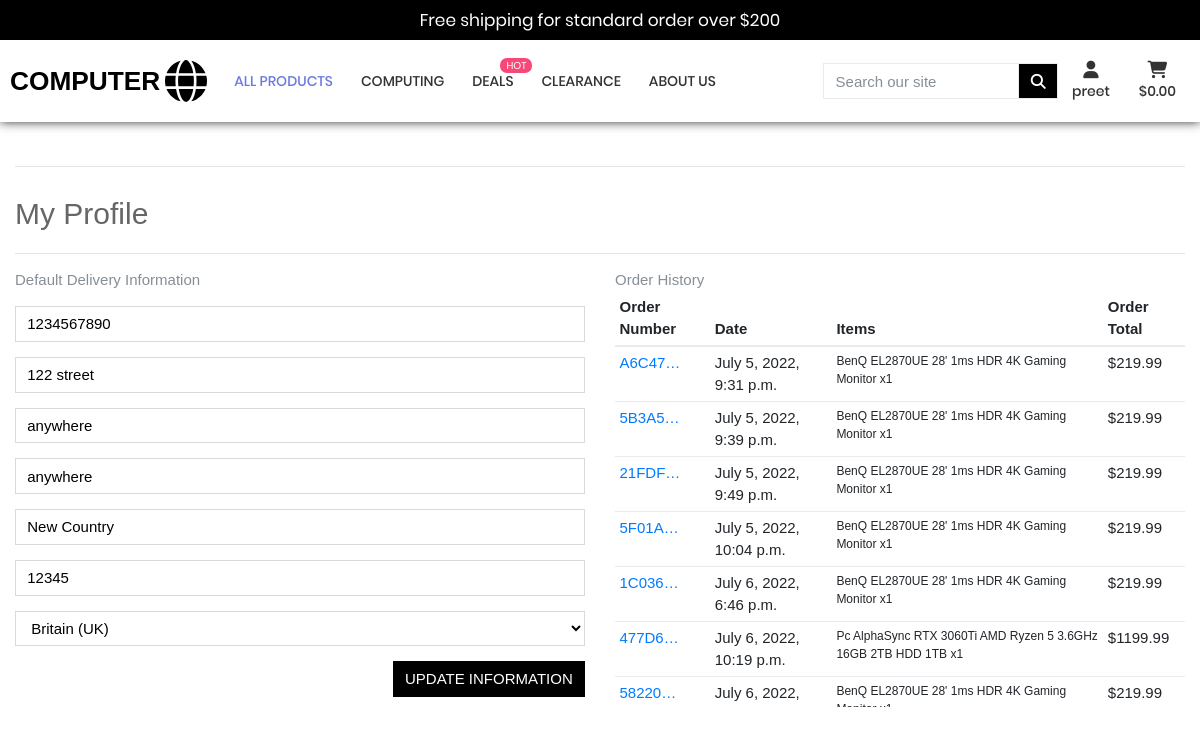
/profile/ (signed in), run on the app's committed database.
### profiles/models.py (models this page shows, shortened)
class UserProfile(models.Model):
    user = models.OneToOneField(User, on_delete=models.CASCADE)
    default_phone_number = models.CharField(max_length=20, null=True, blank=True)
    default_street_address1 = models.CharField(max_length=80, null=True, blank=True)
    default_street_address2 = models.CharField(max_length=80, null=True, blank=True)
    default_town_or_city = models.CharField(max_length=40, null=True, blank=True)
    default_county = models.CharField(max_length=80, null=True, blank=True)
    default_postcode = models.CharField(max_length=20, null=True, blank=True)
    default_country = CountryField(blank_label='Country', null=True, blank=True)

### checkout/models.py (models this page shows, shortened)
class Order(models.Model):
    order_number = models.CharField(max_length=32, null=False, editable=False)
    user_profile = models.ForeignKey(UserProfile, on_delete=models.SET_NULL,
                                     null=True, blank=True, related_name='orders')
    full_name = models.CharField(max_length=50, null=False, blank=False)
    email = models.EmailField(max_length=254, null=False, blank=False)
    phone_number = models.CharField(max_length=20, null=False, blank=False)
    country = CountryField(blank_label='Country *', null=False, blank=False)
    postcode = models.CharField(max_length=20, null=True, blank=True)
    town_or_city = models.CharField(max_length=40, null=False, blank=False)
    street_address1 = models.CharField(max_length=80, null=False, blank=False)
    street_address2 = models.CharField(max_length=80, null=True, blank=True)
    county = models.CharField(max_length=80, null=True, blank=True)
    date = models.DateTimeField(auto_now_add=True)
    delivery_cost = models.DecimalField(max_digits=6, decimal_places=2, null=False, default=0)
    order_total = models.DecimalField(max_digits=10, decimal_places=2, null=False, default=0)
    grand_total = models.DecimalField(max_digits=10, decimal_places=2, null=False, default=0)
    original_bag = models.TextField(null=False, blank=False, default='')
    stripe_pid = models.CharField(max_length=254, null=False, blank=False, default='')

class OrderLineItem(models.Model):
    order = models.ForeignKey(Order, null=False, blank=False, on_delete=models.CASCADE, related_name='lineitems')
    product = models.ForeignKey(Product, null=False, blank=False, on_delete=models.CASCADE)
    product_size = models.CharField(max_length=2, null=True, blank=True)  # 24, 27, 28, 32, 49
    quantity = models.IntegerField(null=False, blank=False, default=0)
    lineitem_total = models.DecimalField(max_digits=6, decimal_places=2, null=False, blank=False, editable=False)

### products/models.py (models this page shows, shortened)
class Product(models.Model):
    category = models.ForeignKey('Category', null=True, blank=True,
                                 on_delete=models.SET_NULL)
    sku = models.CharField(max_length=254, null=True, blank=True)
    name = models.CharField(max_length=254)
    description = models.TextField()
    has_sizes = models.BooleanField(default=False, null=True, blank=True)
    price = models.DecimalField(max_digits=6, decimal_places=2)
    rating = models.DecimalField(max_digits=6, decimal_places=2, null=True,
                                 blank=True)
    image_url = models.URLField(max_length=1024, null=True, blank=True)
    image = models.ImageField(null=True, blank=True)
    image1 = models.ImageField(null=True, blank=True)
    image2 = models.ImageField(null=True, blank=True)
    weight = models.FloatField()
    dimension = models.CharField(max_length=254)

### profiles/views.py (the view)
# urls.py: path('profile/', include('profiles.urls')),
@login_required
def profile(request):
    profile = get_object_or_404(UserProfile, user=request.user)
    if request.method == 'POST':
        form = UserProfileForm(request.POST, instance=profile)
        if form.is_valid():
            form.save()
            messages.success(request, 'Profile updated successfully')
        else:
            messages.error(request, 'Update failed. Please ensure the form is valid.')
    else:
        form = UserProfileForm(instance=profile)
    orders = profile.orders.all()
    template = 'profiles/profile.html'
    context = {
        'form': form,
        'orders': orders,
        'on_profile_page': True
    }
    return render(request, template, context)

### profiles/templates/profiles/profile.html (shortened to what this page needs)
{% extends "base.html" %}
{% load static %}
{% block extra_css %}
<link rel="stylesheet" href="{% static 'profiles/css/profile.css' %}">
{% endblock %}
{% block content %}
<div class="container p-t-150">
    <div class="row">
        <div class="col">
            <hr>
            <h2 class="logo-font mb-4">My Profile</h2>
            <hr>
        </div>
    </div>
    <div class="row">
        <div class="col-12 col-lg-6">
            <p class="text-muted">Default Delivery Information</p>
            <form class="mt-3" action="{% url 'profile' %}" method="POST" id="profile-update-form">
                {{ form|crispy }}
                <button class="btn btn-black rounded-0 text-uppercase float-right">Update Information</button>
            </form>
        </div>
        <div class="col-12 col-lg-6">
            <p class="text-muted">Order History</p>
            <div class="order-history table-responsive">
                <table class="table table-sm table-borderless">
                    <thead>
                        <tr>
                            <th>Order Number</th>
                            <th>Date</th>
                            <th>Items</th>
                            <th>Order Total</th>
                        </tr>
                    </thead>
                    <tbody>
                        {% for order in orders %}
                        <tr>
                            <td>
                                <a href="{% url 'order_history' order.order_number %}" title="{{ order.order_number }}">
                                    {{ order.order_number|truncatechars:6 }}
                                </a>
                            </td>
                            <td>{{ order.date }}</td>
                            <td>
                                <ul class="list-unstyled">
                                    {% for item in order.lineitems.all %}
                                    <li class="small">
                                        {{ item.product.name }} x{{ item.quantity }}
                                    </li>
                                    {% endfor %}
                                </ul>
                            </td>
                            <td>${{ order.grand_total }}</td>
                        </tr>
                        {% endfor %}
                    </tbody>
                </table>
            </div>
        </div>
    </div>
    {% endblock %}

### templates/base.html (shortened to what this page needs)
{% load static %}
<!doctype html>
<html lang="en">
<head>
    {% block corecss %}
    <link rel="stylesheet" href="https://stackpath.bootstrapcdn.com/bootstrap/4.4.1/css/bootstrap.min.css"
>
    <link rel="stylesheet" type="text/css" href="{% static 'vendor/bootstrap/css/bootstrap.min.css'%}">
    <link rel="stylesheet" type="text/css" href="{% static 'fonts/font-awesome-4.7.0/css/font-awesome.min.css'%}">
    <link rel="stylesheet" type="text/css" href="{% static 'fonts/iconic/css/material-design-iconic-font.min.css'%}">
    <link rel="stylesheet" type="text/css" href="{% static 'fonts/linearicons-v1.0.0/icon-font.min.css'%}">
    <link rel="stylesheet" type="text/css" href="{% static 'vendor/animate/animate.css'%}">
    <link rel="stylesheet" type="text/css" href="{% static 'vendor/css-hamburgers/hamburgers.min.css'%}">
    <link rel="stylesheet" type="text/css" href="{% static 'vendor/animsition/css/animsition.min.css'%}">
    <link rel="stylesheet" type="text/css" href="{% static 'vendor/select2/select2.min.css'%}">
    <link rel="stylesheet" type="text/css" href="{% static 'vendor/daterangepicker/daterangepicker.css'%}">
    <link rel="stylesheet" type="text/css" href="{% static 'vendor/slick/slick.css'%}">
    <link rel="stylesheet" type="text/css" href="{% static 'vendor/MagnificPopup/magnific-popup.css'%}">
    <link rel="stylesheet" type="text/css" href="{% static 'vendor/perfect-scrollbar/perfect-scrollbar.css'%}">
    <link rel="stylesheet" type="text/css" href="{% static 'css/util.css'%}">
    <link rel="stylesheet" type="text/css" href="{% static 'css/main.css'%}">
    {% endblock %}
    {% block extra_css %}
    {% endblock %}
</head>
<body class="animsition">
    <header>
        <div class="container-menu-desktop">
            <div class="top-bar">
                <div class="content-topbar flex-sb-m h-full container">
                    <div class="left-top-bar">
                        Free shipping for standard order over ${{free_delivery_threshold}}
                    </div>
                </div>
            </div>
            <div class="wrap-menu-desktop">
                <nav class="limiter-menu-desktop containers">
                    <a href="{% url 'home' %}" class="logo">
                        <h3 class="logo-text">COMPUTER</h3>
                        <img src="{% static 'images/icons/website-logo.svg'%}" alt="IMG-LOGO">
                    </a>
                    <div class="menu-desktop">
                        <ul class="main-menu">
                            <li class="active-menu">
                                <a href="{% url 'products' %}">ALL PRODUCTS</a>
                            </li>
                            <li>
                                <a href="{% url 'products' %}">COMPUTING</a>
                            </li>
                            <li class="label1" data-label1="hot">
                                <a href="{% url 'products' %}?category=deals">DEALS</a>
                            </li>
                            <li>
                                <a href="{% url 'products' %}?category=clearance">CLEARANCE</a>
                            </li>
                            <li>
                                <a href="{% url 'aboutus' %}">ABOUT US</a>
                            </li>
                        </ul>
                    </div>
                    <div class="wrap-icon-header flex-w flex-r-m">
                        <form method="GET" action="{% url 'products' %}" class="search-bar">
                            <div class="input-group w-100">
                                <input class="form-control border border-black rounded-0 " type="text" name="q"
                                    placeholder="Search our site">
                                <div class="input-group-append">
                                    <button class="form-control btn btn-black border border-black rounded-0"
                                        type="submit">
                                        <span class="icon">
                                            <i class="fa fa-search"></i>
                                        </span>
                                    </button>
                                </div>
                            </div>
                        </form>
                        <ul class="list-inline list-unstyled text-center text-lg-right my-0 main-menu">
                            <li class="list-inline-item dropdown">
                                <a class="text-black nav-link" href="#" id="user-options" data-toggle="dropdown"
                                    aria-haspopup="true" aria-expanded="false">
                                    <div class="text-center">
                                        <div></div>
                                        {% if request.user.is_authenticated %}
                                        <p class="my-0 ">{{request.user}}</p>
                                        {% else %}
                                        <p class="my-0">Login/Register</p>
                                        {% endif %}
                                    </div>
                                </a>
                            </li>
                            <li class="list-inline-item">
                                <a class="{% if grand_total %}text-info font-weight-bold{% else %}text-black{% endif %} nav-link"
                                    href="{% url 'view_bag' %}">
                                    <div class="text-center">
                                        <div></div>
                                        <p class="my-0">
                                            {% if grand_total %}
                                            ${{ grand_total|floatformat:2 }}
                                            {% else %}
                                            $0.00
                                            {% endif %}
                                        </p>
                                    </div>
                                </a>
                            </li>
                        </ul>
                    </div>
                </nav>
            </div>
        </div>
        {% block content %}
        {% endblock %}
    </header>
</body>
</html>

### data on the page
UserProfile: default_phone_number "1234567890", default_street_address1 "122 street", default_street_address2 "anywhere", default_town_or_city "anywhere", default_county "New Country", default_postcode "12345", default_country "Britain (UK)"
Order: order_number "A6C47…", date "July 5, 2022, 9:31 p.m.", grand_total "219.99"
OrderLineItem: product.name "BenQ EL2870UE 28' 1ms HDR 4K Gaming Monitor", quantity "1"
Order: order_number "5B3A5…", date "July 5, 2022, 9:39 p.m.", grand_total "219.99"
OrderLineItem: product.name "BenQ EL2870UE 28' 1ms HDR 4K Gaming Monitor", quantity "1"
Order: order_number "21FDF…", date "July 5, 2022, 9:49 p.m.", grand_total "219.99"
OrderLineItem: product.name "BenQ EL2870UE 28' 1ms HDR 4K Gaming Monitor", quantity "1"
Order: order_number "5F01A…", date "July 5, 2022, 10:04 p.m.", grand_total "219.99"
OrderLineItem: product.name "BenQ EL2870UE 28' 1ms HDR 4K Gaming Monitor", quantity "1"
Order: order_number "1C036…", date "July 6, 2022, 6:46 p.m.", grand_total "219.99"
OrderLineItem: product.name "BenQ EL2870UE 28' 1ms HDR 4K Gaming Monitor", quantity "1"
Order: order_number "477D6…", date "July 6, 2022, 10:19 p.m.", grand_total "1199.99"
OrderLineItem: product.name "Pc AlphaSync RTX 3060Ti AMD Ryzen 5 3.6GHz 16GB 2TB HDD 1TB", quantity "1"
Order: order_number "58220…", date "July 6, 2022,…", grand_total "219.99"
OrderLineItem: product.name "BenQ EL2870UE 28' 1ms HDR 4K Gaming…"

### other printed values
{{ free_delivery_threshold }} "200"
{{ request.user }} "preet"
